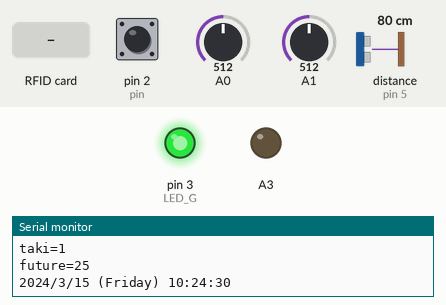
Bench run of a sketch on a simulated Arduino Uno, built with avr-gcc and run on an emulated ATmega328P. Shown: output pins drawn as LEDs (lit = HIGH), the last lines printed to the serial monitor. Wiring (inferred from the names in the program): ultrasonic range finder: trigger pin 4; echo pin 5. The test bench sets the inputs (shaded band); at power-on: pin 2 (pin) HIGH, A0 = 512, A1 = 512, distance to the obstacle (sensor on pin 5) 80 cm. The echo pulse lasts 58.3 µs per cm; the local clock reads 2024-03-15 10:24:30 at power-on unless the sketch sets it; pins used as bus, display or sensor lines are not drawn.

Above: at 1.2 s.
1.3 s: RFID card 5E 7A 19 C4 held to the reader
At 1.8 s:
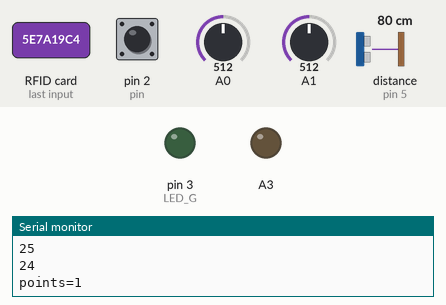
At 31.0 s:
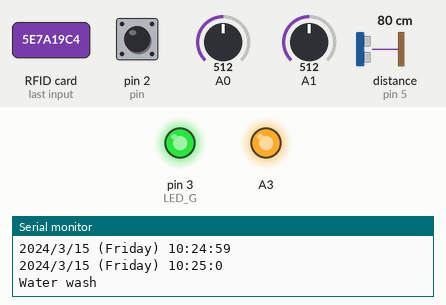
Timing chart, 0 to 31.7 s (numbered marks = the images above; inputs shaded):
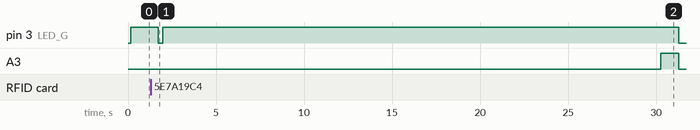

Measured:
- after the input at 1.3 s, pin 3 (LED_G): HIGH → LOW after 0.41 s instead of 30.2 s

The sketch:

mergev11.ino
```cpp
#include<SoftwareSerial.h> //Included SoftwareSerial Library
//Started mySerial SoftwareSerial
SoftwareSerial mySerial(6,7);
#include "rfid.h"
int pin=2;
int access;
char id[1];
const int trigPin = 4;
const int echoPin = 5;
long duration;
int distance;
int counter, count1;
int current = 0;
int water;
int gas = 0;
int fn;
int gaslevel;
int waterlevel;
int dirtlevel;
int Y;
int laser;
int dirt1,i;


void setup() {
  //Serial mySerial Begin at 9600 Baud
  mySerial.begin(9600);
  Serial.begin(9600);
  pinMode(pin,INPUT);
  pinMode(trigPin, OUTPUT); // Sets the trigPin as an Output
  pinMode(echoPin, INPUT);
 // rtcsetup();
  rfidsetup();
  //rtcsetup();


}

void loop() {
  //rfidloop();
  access=digitalRead(pin);
  while(access==0){
     access=digitalRead(pin);
    }
    //error();
 fn = dist();
  if (fn == 1) {
    while (fn == 1) {
      counter++;
      fn = dist();
      delay(1000);
    }
  }
  else {
    if (counter > 2) {
      count1 = count1 + 1;
      counter = 0;
      delay(10000);
      check();
      }

      Serial.print("count");
      Serial.println(count1);
      gaslevel=mq135();
      Serial.print("ppm=");
      Serial.println(gaslevel);
      waterlevel=level();
      Serial.print("taki=");
      Serial.println(waterlevel);

//      dirtlevel=dirt();
//      Serial.print("dirt=");
//      Serial.println(dirtlevel);
     if (gaslevel > 0 || waterlevel==0 ) {
        digitalWrite(3, HIGH);
        call();


      }
  }
  delay(1000);
}

void check(){
   fn = dist();
  if (fn == 1) {
    while (fn == 1) {
      counter++;
      fn = dist();
      delay(1000);
    }
    if (counter > 2) {
      count1 = count1 + 1;
      counter = 0;
      }
      delay(10000);
      check();
  }

      loop();
  }

void call(){
      id[0]='C';
      mySerial.write(id,1);
      delay(100);
      Serial.print("count");
      Serial.println(count1);
      mySerial.write(count1);
      delay(100);
      id[0]='G';
      mySerial.write(id,1);
      delay(100);
      Serial.print("ppm=");
      Serial.println(gaslevel);
      uint8_t gLSB = gaslevel;
      uint8_t gMSB = gaslevel >> 8;
      mySerial.write(gMSB);
      mySerial.write(gLSB);
      //mySerial.write(gaslevel);
      delay(100);
      id[0]='W';
      mySerial.write(id,1);
      delay(100);
      Serial.print("taki=");
      Serial.println(waterlevel);
      mySerial.write(waterlevel);
      //delay(2000);
      rfidloop();
      count1=0;
       id[0]='P';
      mySerial.write(id,1);
      Serial.print("points=");
      Serial.println(points);
      mySerial.write(points);
      delay(100);
      str_len = content.length() + 2;
      content.toCharArray(sweepid, str_len);
      mySerial.write(sweepid,13);
      content="";
      delay(100);


}


/////////
//////distance measurement
int dist() {
  digitalWrite(trigPin, LOW);
  delayMicroseconds(2);
  digitalWrite(trigPin, HIGH);
  delayMicroseconds(10);
  digitalWrite(trigPin, LOW);
  duration = pulseIn(echoPin, HIGH);
  distance = duration * 0.034 / 2;
  delay(100);
  if (distance <= 50)
  {
    current = 1;
  }
  else {
    current = 0;
  }
  return current;
}


////////air quality
int mq135()
{

  gas = analogRead(A0);
  return gas;
}


////////waterlevel
int level()
{

  water = analogRead(A1);
  Y=map(water,0,450,0,100);
  if(Y>70){
  return 1;
  }
  else if(Y<70){
    return 0;
  }

}


////dirt
int dirt()
{
  analogWrite(A2,255);
  delay(1000);
  dirt1=digitalRead(8);
  analogWrite(A2,0);
  return dirt1;
}
//void error(){
//  int g1,w1;
//
//   //char errw[5];
//  g1=analogRead(A0);
//  w1=analogRead(A1);
//  if(g1==0||g1>1000||w1<100||w1>1000){
//    id[0]='V';
//      mySerial.write(id,1);
//      delay(200);
//      if(g1==0||g1>1000){
//         int e=0;
//         mySerial.write(e);
//         Serial.println(e);
//      }
//
//
//  else if(w1<100||w1>1000){
//   int e=1;
//         mySerial.write(e);
//         Serial.println(e);
//      }
//    delay(100);
//  }
//}
```

rfid.h
```cpp
#include <SPI.h>
#include <MFRC522.h>
#include <Wire.h>
#include "RTClib.h"
#define SS_PIN 10
#define RST_PIN 9
#define LED_G 3 //define green LED pin
int points;
int str_len;
char sweepid[6];
String content;
RTC_DS1307 rtc;
char daysOfTheWeek[7][12] = {"Sunday", "Monday", "Tuesday", "Wednesday", "Thursday", "Friday", "Saturday"};
int minu=0,sinu=0;
MFRC522 mfrc522(SS_PIN, RST_PIN);   // Create MFRC522 instance.


void rfidsetup()
{
  Serial.begin(9600);
  //Serial.begin(9600);   // Initiate a serial communication
  SPI.begin();      // Initiate  SPI bus
  mfrc522.PCD_Init();   // Initiate MFRC522

  pinMode(LED_G, OUTPUT);

  //Serial.println("Put your card to the reader...");
  //Serial.println();

}


void rfidloop () {
  if (! rtc.begin()) {
    Serial.println("Couldn't find RTC");
    while (1);
  }

  if (! rtc.isrunning()) {
    Serial.println("RTC is NOT running!");


  }
  //rtc.adjust(DateTime(F(__DATE__), F(__TIME__)));

  DateTime now = rtc.now();
  DateTime future (now + TimeSpan(0,0,1,0));
  sinu=future.minute();
  Serial.print("future=");
  Serial.println(sinu);
  minu=now.minute();

  // Look for new cards
  while ( ! mfrc522.PICC_IsNewCardPresent())
  {
    DateTime now = rtc.now();
     Serial.print(now.year(), DEC);
    Serial.print('/');
    Serial.print(now.month(), DEC);
    Serial.print('/');
    Serial.print(now.day(), DEC);
    Serial.print(" (");
    Serial.print(daysOfTheWeek[now.dayOfTheWeek()]);
    Serial.print(") ");
    Serial.print(now.hour(), DEC);
    Serial.print(':');
    Serial.print(now.minute(), DEC);
    Serial.print(':');
    Serial.print(now.second(), DEC);
    Serial.println();
    minu=now.minute();
    if(minu==sinu){
      break;
    }
    delay(1000);
  }
  // Select one of the cards
  while( ! mfrc522.PICC_ReadCardSerial())
  {
    if(minu==sinu){
      break;
    }
   Serial.print("..");
  }

  if(minu==sinu){
    Serial.println("Water wash");
    analogWrite(A3,255);
    delay(1000);
    analogWrite(A3,0);
    digitalWrite(3,LOW);
  }
  else{
  //Show UID on serial monitor
  Serial.print("UID tag :");

  byte letter;
  for (byte i = 0; i < mfrc522.uid.size; i++)
  {
     Serial.print(mfrc522.uid.uidByte[i] < 0x10 ? " 0" : " ");
     Serial.print(mfrc522.uid.uidByte[i], HEX);
     content.concat(String(mfrc522.uid.uidByte[i] < 0x10 ? " 0" : " "));
     content.concat(String(mfrc522.uid.uidByte[i], HEX));
  }
  Serial.println();
  Serial.print("Message : ");
  content.toUpperCase();
  //if (content.substring(1) == "ED D6 D6 73") //change here the UID of the card/cards that you want to give access

    Serial.println("Authorized access");
    Serial.println();
    //delay(500);
    Serial.println(content);
    points=sinu-minu;
    Serial.println(sinu);
    Serial.println(minu);

    digitalWrite(3, LOW);

    }


    //delay(300);


   }
   //delay(500);

// sj=indexOf("ED D6 D6 73");
```
